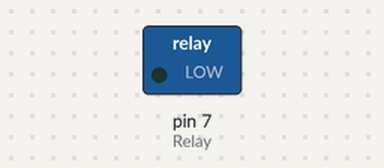
Bench run of a sketch on a simulated Arduino Uno, built with avr-gcc and run on an emulated ATmega328P. On the bench: switched loads named in the sketch (green lamp = pin HIGH). The local clock reads 2024-03-15 10:24:30 at power-on unless the sketch sets it.

Above: at 0.05 s.
Timing chart, 0 to 3.0 s (numbered marks = the images above):
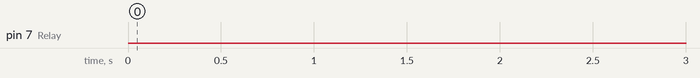

Measured:
- by itself, pin 7 (Relay): LOW → HIGH at 10.0 s
- by itself, everything shown: repeats every 1.2 s, in 6 steps

The sketch:

PruebasLuces.ino
```cpp
#include <Wire.h>
#include <TimeLib.h>
#include <Time.h>

#include <RTClib.h>

RTC_DS1307 rtc;

// Hora
int hora1 = 19;
int hora2 = 24;
int hora3 =1;
int hora4=6;
#define Relay 7

//SCL 7
//SDA 5
//Relay 2
void setup() {
  pinMode(Relay, OUTPUT);
 if (! rtc.begin()) {
    Serial.println("Couldn't find RTC");
    while (1);
  }
  //rtc.adjust(DateTime(anio, mes, dia, horas, min, seg));
  rtc.adjust(DateTime(2017, 4, 25, 18, 59, 50)); //para ajustar la hora
}

void loop() {
  DateTime now = rtc.now();
  if (now.hour() >= hora1 && now.hour()<= hora2) {
    digitalWrite(Relay, HIGH);
    delay(80);
  } if (now.hour() >= hora3 && now.hour() <= hora4) {
    digitalWrite(Relay, HIGH);
    delay(80);
  } else {
    digitalWrite(Relay, LOW);
  }

}
```
